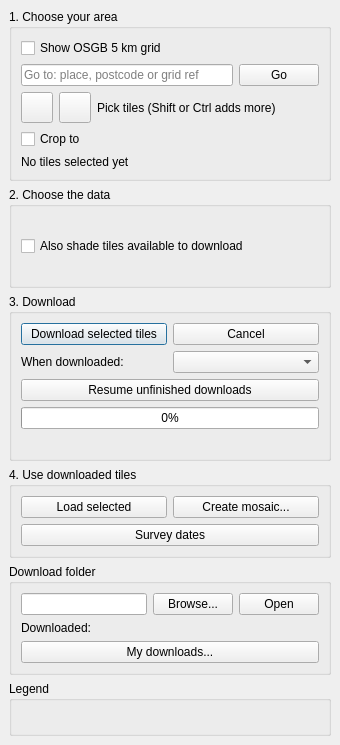
<?xml version="1.0" encoding="UTF-8"?>
<ui version="4.0">
 <class>LidarDownloaderDockWidgetBase</class>
 <widget class="QDockWidget" name="LidarDownloaderDockWidgetBase">
  <property name="geometry">
   <rect>
    <x>0</x>
    <y>0</y>
    <width>340</width>
    <height>520</height>
   </rect>
  </property>
  <property name="windowTitle">
   <string>LIDAR Downloader UK</string>
  </property>
  <widget class="QWidget" name="dockWidgetContents">
   <layout class="QVBoxLayout" name="layMain">
    <item>
     <widget class="QgsCollapsibleGroupBox" name="grpTiles">
      <property name="title">
       <string>1. Choose your area</string>
      </property>
      <layout class="QVBoxLayout" name="layTiles">
       <item>
        <widget class="QCheckBox" name="chkShowGrid">
         <property name="text">
          <string>Show OSGB 5 km grid</string>
         </property>
         <property name="toolTip">
          <string>The grid of 5 km tiles the data comes in, shaded for the chosen dataset (see Downloaded, under Download folder): the tiles of it you have downloaded and, if ticked in step 2, the tiles in view still to download. Squares with no data from any source (mostly sea, or Northern Ireland) have only a faint outline.</string>
         </property>
        </widget>
       </item>
       <item>
        <layout class="QHBoxLayout" name="layGoTo">
         <item>
          <widget class="QLineEdit" name="leGoTo">
           <property name="placeholderText">
            <string>Go to: place, postcode or grid ref</string>
           </property>
           <property name="clearButtonEnabled">
            <bool>true</bool>
           </property>
           <property name="toolTip">
            <string>A place name, a postcode, an OS grid reference (SU, SU12, SU 1427, SU 14567 27890, SU12NE) or an easting and northing (414360, 130135). Zooms there and adds the tiles covering it to the selection. Postcodes and places are looked up with postcodes.io (Royal Mail / OS open data).</string>
           </property>
          </widget>
         </item>
         <item>
          <widget class="QPushButton" name="btnGoTo">
           <property name="text">
            <string>Go</string>
           </property>
          </widget>
         </item>
        </layout>
       </item>
       <item>
        <layout class="QHBoxLayout" name="layPick">
         <item>
          <widget class="QToolButton" name="btnPickTiles">
           <property name="toolTip">
            <string>Pick tiles on the map: click a tile to select it, or drag a box to select every tile under it. To keep what's already selected, hold Shift or Ctrl: with either, a click adds the tile (or removes it if it's selected); a box adds with Shift and removes with Ctrl. QGIS's own selection tools work the same way on the grid.</string>
           </property>
           <property name="checkable">
            <bool>true</bool>
           </property>
           <property name="iconSize">
            <size>
             <width>24</width>
             <height>24</height>
            </size>
           </property>
          </widget>
         </item>
         <item>
          <widget class="QToolButton" name="btnDeselect">
           <property name="toolTip">
            <string>Deselect all the tiles</string>
           </property>
           <property name="iconSize">
            <size>
             <width>24</width>
             <height>24</height>
            </size>
           </property>
          </widget>
         </item>
         <item>
          <widget class="QLabel" name="lblPickHint">
           <property name="text">
            <string>Pick tiles (Shift or Ctrl adds more)</string>
           </property>
           <property name="wordWrap">
            <bool>true</bool>
           </property>
          </widget>
         </item>
        </layout>
       </item>
       <item>
        <layout class="QHBoxLayout" name="layCrop">
         <item>
          <widget class="QCheckBox" name="chkCrop">
           <property name="text">
            <string>Crop to</string>
           </property>
           <property name="toolTip">
            <string>Load, and save mosaics, cut to the polygons of the layer chosen beside it (its selected features if it has any), such as a site boundary: the tiles under it are joined into a mosaic and cropped to its shape. Ticking it selects the tiles beneath the layer.</string>
           </property>
          </widget>
         </item>
        </layout>
       </item>
       <item>
        <widget class="QLabel" name="lblTileCount">
         <property name="text">
          <string>No tiles selected yet</string>
         </property>
         <property name="wordWrap">
          <bool>true</bool>
         </property>
        </widget>
       </item>
      </layout>
     </widget>
    </item>
    <item>
     <widget class="QgsCollapsibleGroupBox" name="grpDataset">
      <property name="title">
       <string>2. Choose the data</string>
      </property>
      <layout class="QVBoxLayout" name="layDataset">
       <item>
        <widget class="QLabel" name="lblAvailability">
         <property name="text">
          <string/>
         </property>
         <property name="wordWrap">
          <bool>true</bool>
         </property>
        </widget>
       </item>
       <item>
        <widget class="QCheckBox" name="chkCoverage">
         <property name="text">
          <string>Also shade tiles available to download</string>
         </property>
         <property name="toolTip">
          <string>Also shade, in blue, the tiles in the map view that have this dataset but haven't been downloaded yet (with up to 1,600 tiles in view: zoom in if there are more)</string>
         </property>
        </widget>
       </item>
       <item>
        <widget class="QLabel" name="lblCoverageNote">
         <property name="text">
          <string/>
         </property>
         <property name="wordWrap">
          <bool>true</bool>
         </property>
         <property name="indent">
          <number>20</number>
         </property>
         <property name="visible">
          <bool>false</bool>
         </property>
        </widget>
       </item>
      </layout>
     </widget>
    </item>
    <item>
     <widget class="QgsCollapsibleGroupBox" name="grpDownload">
      <property name="title">
       <string>3. Download</string>
      </property>
      <layout class="QVBoxLayout" name="layDownload">
       <item>
        <layout class="QHBoxLayout" name="layDownloadButtons">
         <item>
          <widget class="QPushButton" name="btnDownloadTiles">
           <property name="text">
            <string>Download selected tiles</string>
           </property>
           <property name="default">
            <bool>true</bool>
           </property>
          </widget>
         </item>
         <item>
          <widget class="QPushButton" name="btnCancel">
           <property name="text">
            <string>Cancel</string>
           </property>
          </widget>
         </item>
        </layout>
       </item>
       <item>
        <layout class="QHBoxLayout" name="layAfterDownload">
         <item>
          <widget class="QLabel" name="lblAfterDownload">
           <property name="text">
            <string>When downloaded:</string>
           </property>
          </widget>
         </item>
         <item>
          <widget class="QComboBox" name="cboAfterDownload">
           <property name="toolTip">
            <string>What happens to the tiles when the download finishes</string>
           </property>
          </widget>
         </item>
        </layout>
       </item>
       <item>
        <widget class="QPushButton" name="btnResume">
         <property name="text">
          <string>Resume unfinished downloads</string>
         </property>
         <property name="visible">
          <bool>false</bool>
         </property>
        </widget>
       </item>
       <item>
        <widget class="QProgressBar" name="progressBar">
         <property name="value">
          <number>0</number>
         </property>
         <property name="visible">
          <bool>false</bool>
         </property>
        </widget>
       </item>
       <item>
        <widget class="QLabel" name="lblStatus">
         <property name="text">
          <string/>
         </property>
         <property name="visible">
          <bool>false</bool>
         </property>
         <property name="wordWrap">
          <bool>true</bool>
         </property>
        </widget>
       </item>
      </layout>
     </widget>
    </item>
    <item>
     <widget class="QgsCollapsibleGroupBox" name="grpUse">
      <property name="title">
       <string>4. Use downloaded tiles</string>
      </property>
      <layout class="QVBoxLayout" name="layUse">
       <item>
        <layout class="QHBoxLayout" name="layUseRow1">
         <item>
          <widget class="QPushButton" name="btnLoadSelected">
           <property name="text">
            <string>Load selected</string>
           </property>
           <property name="toolTip">
            <string>Add the selected tiles of the chosen dataset to the project, a layer per 5 km tile (one area cropped to its shape when "Crop to" is ticked), then deselect the tiles</string>
           </property>
          </widget>
         </item>
         <item>
          <widget class="QPushButton" name="btnCreateVRT">
           <property name="text">
            <string>Create mosaic...</string>
           </property>
           <property name="toolTip">
            <string>Join the selected tiles into one mosaic, cropped when "Crop to" is ticked: a temporary one, gone when QGIS closes, or saved as a VRT (a small file that reads the tiles) or a GeoTIFF copy. Not for point clouds or oblique photos: they load as downloaded.</string>
           </property>
          </widget>
         </item>
        </layout>
       </item>
       <item>
        <layout class="QHBoxLayout" name="layUseRow2">
         <item>
          <widget class="QPushButton" name="btnSurveyDates">
           <property name="text">
            <string>Survey dates</string>
           </property>
           <property name="toolTip">
            <string>On or off for the selected tiles: when the ground in each was actually flown (England's Composite DTM / DSM and SurfZone DEM: the surveys merged into the tile, from the survey file that comes with it), a layer per tile, coloured by year</string>
           </property>
           <property name="checkable">
            <bool>true</bool>
           </property>
          </widget>
         </item>
        </layout>
       </item>
      </layout>
     </widget>
    </item>
    <item>
     <widget class="QgsCollapsibleGroupBox" name="grpFolder">
      <property name="title">
       <string>Download folder</string>
      </property>
      <property name="collapsed">
       <bool>true</bool>
      </property>
      <layout class="QVBoxLayout" name="layFolder">
       <item>
        <layout class="QHBoxLayout" name="layDir">
         <item>
          <widget class="QLineEdit" name="leDownloadDir"/>
         </item>
         <item>
          <widget class="QPushButton" name="btnBrowse">
           <property name="text">
            <string>Browse...</string>
           </property>
          </widget>
         </item>
         <item>
          <widget class="QPushButton" name="btnOpenFolder">
           <property name="text">
            <string>Open</string>
           </property>
           <property name="toolTip">
            <string>Open the download folder in your file manager</string>
           </property>
          </widget>
         </item>
        </layout>
       </item>
       <item>
        <layout class="QHBoxLayout" name="layShaded">
         <item>
          <widget class="QLabel" name="lblShaded">
           <property name="text">
            <string>Downloaded:</string>
           </property>
           <property name="toolTip">
            <string>What's in the download folder, with how many tiles of each. The grid is shaded for the one chosen here; it also follows the dataset chosen in step 2.</string>
           </property>
          </widget>
         </item>
        </layout>
       </item>
       <item>
        <widget class="QPushButton" name="btnMyDownloads">
         <property name="text">
          <string>My downloads...</string>
         </property>
         <property name="toolTip">
          <string>Everything in the download folder: space per survey; show on the grid, load, open or delete; and the zip files (delete them after extracting, or tidy them up)</string>
         </property>
        </widget>
       </item>
      </layout>
     </widget>
    </item>
    <item>
     <widget class="QgsCollapsibleGroupBox" name="grpLegend">
      <property name="title">
       <string>Legend</string>
      </property>
      <property name="collapsed">
       <bool>true</bool>
      </property>
      <property name="visible">
       <bool>false</bool>
      </property>
      <layout class="QVBoxLayout" name="layLegend">
       <item>
        <widget class="QLabel" name="lblLegend">
         <property name="toolTip">
          <string>How the grid is shaded: which tiles you have downloaded for the chosen dataset</string>
         </property>
         <property name="wordWrap">
          <bool>true</bool>
         </property>
        </widget>
       </item>
      </layout>
     </widget>
    </item>
    <item>
     <spacer name="spacerBottom">
      <property name="orientation">
       <enum>Qt::Vertical</enum>
      </property>
      <property name="sizeHint" stdset="0">
       <size>
        <width>20</width>
        <height>0</height>
       </size>
      </property>
     </spacer>
    </item>
   </layout>
  </widget>
 </widget>
 <customwidgets>
  <customwidget>
   <class>QgsCollapsibleGroupBox</class>
   <extends>QGroupBox</extends>
   <header>qgscollapsiblegroupbox.h</header>
   <container>1</container>
  </customwidget>
 </customwidgets>
 <resources/>
 <connections/>
</ui>
